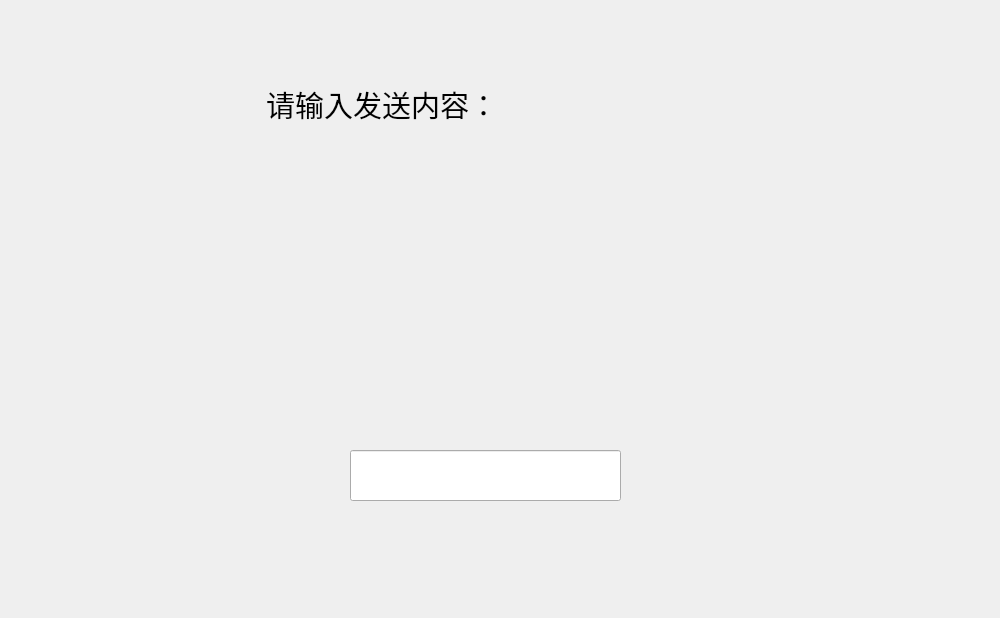
<?xml version="1.0" encoding="UTF-8"?>
<ui version="4.0">
 <class>portsimulation</class>
 <widget class="QWidget" name="portsimulation">
  <property name="geometry">
   <rect>
    <x>0</x>
    <y>0</y>
    <width>1000</width>
    <height>618</height>
   </rect>
  </property>
  <property name="font">
   <font>
    <family>微软雅黑</family>
    <pointsize>22</pointsize>
   </font>
  </property>
  <property name="windowTitle">
   <string>portsimulation</string>
  </property>
  <widget class="QLabel" name="label">
   <property name="geometry">
    <rect>
     <x>240</x>
     <y>10</y>
     <width>481</width>
     <height>401</height>
    </rect>
   </property>
   <property name="text">
    <string/>
   </property>
   <property name="pixmap">
    <pixmap resource="images.qrc">:/images/computer.png</pixmap>
   </property>
   <property name="scaledContents">
    <bool>true</bool>
   </property>
  </widget>
  <widget class="QLabel" name="mouse">
   <property name="geometry">
    <rect>
     <x>820</x>
     <y>410</y>
     <width>61</width>
     <height>111</height>
    </rect>
   </property>
   <property name="text">
    <string/>
   </property>
   <property name="pixmap">
    <pixmap resource="images.qrc">:/images/mouse.png</pixmap>
   </property>
   <property name="scaledContents">
    <bool>true</bool>
   </property>
  </widget>
  <widget class="QLabel" name="screen">
   <property name="geometry">
    <rect>
     <x>308</x>
     <y>139</y>
     <width>391</width>
     <height>121</height>
    </rect>
   </property>
   <property name="text">
    <string/>
   </property>
   <property name="scaledContents">
    <bool>true</bool>
   </property>
  </widget>
  <widget class="QLineEdit" name="lineEdit">
   <property name="geometry">
    <rect>
     <x>350</x>
     <y>450</y>
     <width>271</width>
     <height>51</height>
    </rect>
   </property>
  </widget>
  <widget class="QLabel" name="label_2">
   <property name="geometry">
    <rect>
     <x>267</x>
     <y>69</y>
     <width>431</width>
     <height>191</height>
    </rect>
   </property>
   <property name="text">
    <string/>
   </property>
   <property name="scaledContents">
    <bool>true</bool>
   </property>
  </widget>
  <widget class="QLabel" name="title">
   <property name="geometry">
    <rect>
     <x>266</x>
     <y>69</y>
     <width>431</width>
     <height>71</height>
    </rect>
   </property>
   <property name="text">
    <string>请输入发送内容：</string>
   </property>
  </widget>
  <widget class="QPushButton" name="pushButton">
   <property name="geometry">
    <rect>
     <x>960</x>
     <y>0</y>
     <width>40</width>
     <height>40</height>
    </rect>
   </property>
   <property name="text">
    <string/>
   </property>
   <property name="icon">
    <iconset resource="images.qrc">
     <normaloff>:/images/close3.png</normaloff>
     <normalon>:/images/close3.png</normalon>:/images/close3.png</iconset>
   </property>
   <property name="iconSize">
    <size>
     <width>60</width>
     <height>60</height>
    </size>
   </property>
   <property name="flat">
    <bool>true</bool>
   </property>
  </widget>
 </widget>
 <layoutdefault spacing="6" margin="11"/>
 <resources>
  <include location="images.qrc"/>
 </resources>
 <connections/>
</ui>
